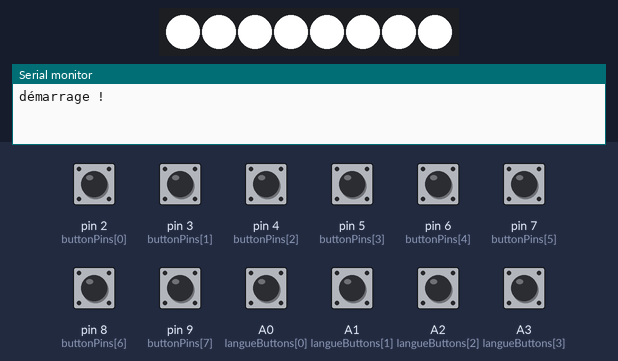
Simulated run of this sketch. Board: Arduino Uno, built with avr-gcc and run on an emulated ATmega328P. Shown: 8 RGB LEDs in strip order, left to right, the last lines printed to the serial monitor. Inputs (shaded band) come from the test bench; at power-on: A0 (langueButtons[0]), A1 (langueButtons[1]), A2 (langueButtons[2]), A3 (langueButtons[3]), pin 2 (buttonPins[0]), pin 3 (buttonPins[1]), pin 4 (buttonPins[2]), pin 5 (buttonPins[3]), pin 6 (buttonPins[4]), pin 7 (buttonPins[5]), pin 8 (buttonPins[6]), pin 9 (buttonPins[7]) HIGH.

Above: at 2.2 s.
2.3 s: pin 4 (buttonPins[2]) pulled LOW for 0.15 s
At 2.36 s:
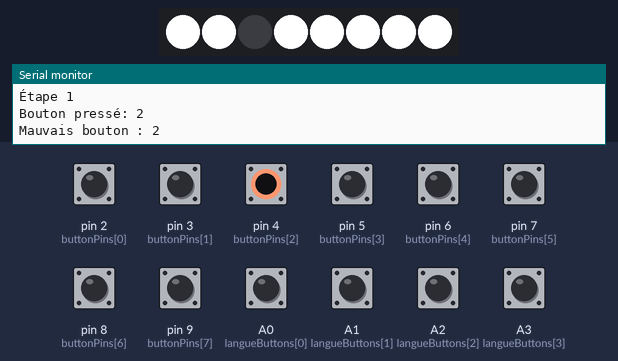
3.0 s: pin 5 (buttonPins[3]) pulled LOW for 1 s
At 3.11 s:
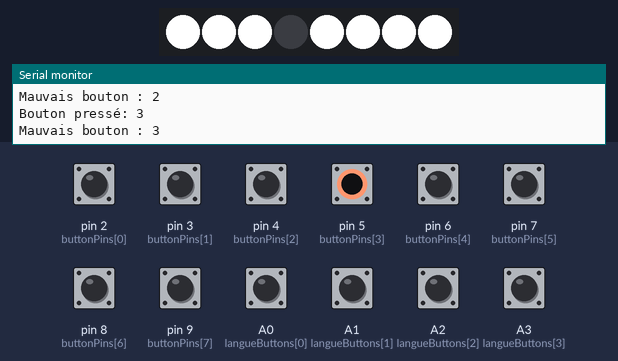
4.6 s: pin 2 (buttonPins[0]) pulled LOW for 0.15 s
At 5.7 s:
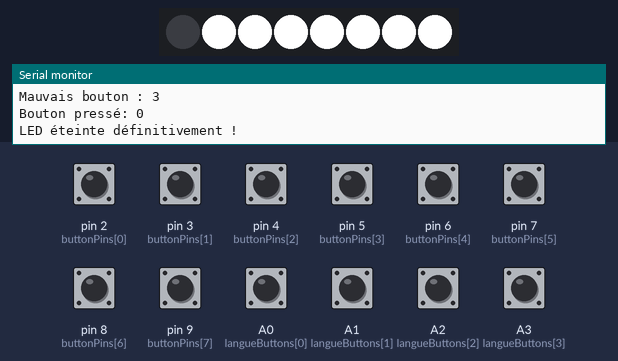
6.2 s: pin 3 (buttonPins[1]) pulled LOW for 0.15 s
At 6.9 s:
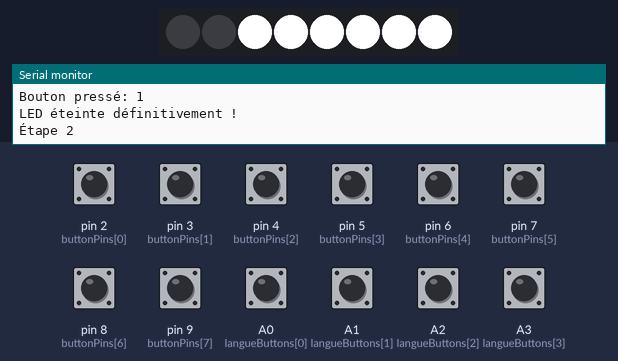
7.8 s: pin 6 (buttonPins[4]) pulled LOW for 0.15 s
At 7.86 s:
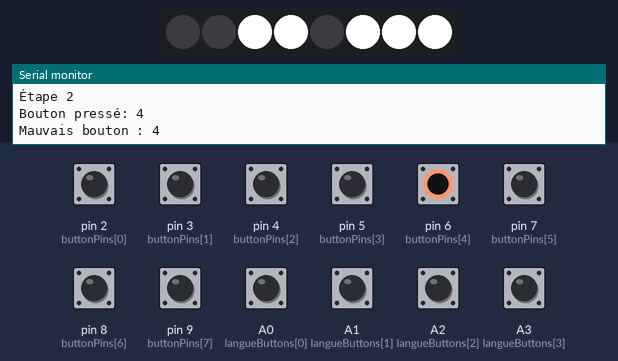
8.5 s: pin 7 (buttonPins[5]) pulled LOW for 0.15 s
At 8.61 s:
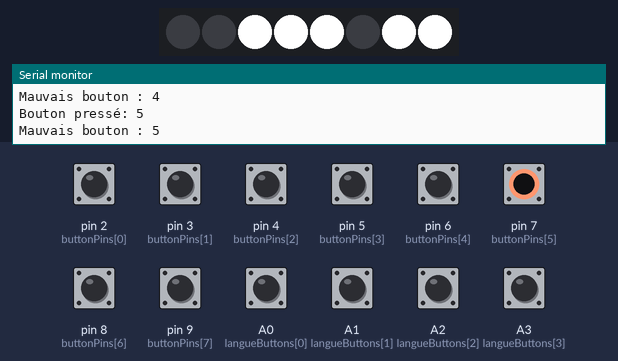
Timing chart, 0 to 40.6 s (numbered marks = the images above; inputs shaded):
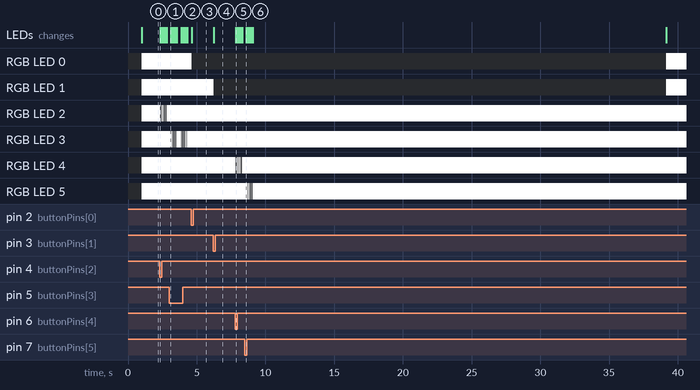

Measured:
- after the input at 2.3 s, RGB LED 2: alternates RGB(255, 255, 255) for 0.05 s and off for 0.05 s, starting after 0.05 s; the LEDs: change after 0.05 s (image 1)
- after the input at 3.0 s, RGB LED 3: goes 4 × (off 0.05 s, RGB(255, 255, 255) 0.05 s), off 0.05 s, RGB(255, 255, 255) 0.30 s, 4 × (off 0.05 s, RGB(255, 255, 255) 0.05 s), off 0.05 s, then RGB(255, 255, 255), starting after 0.11 s; the LEDs: change after 0.11 s (image 2)
- after the input at 4.6 s, RGB LED 0: RGB(255, 255, 255) → off after 0.05 s; the LEDs: change after 0.05 s (image 3)
- after the input at 6.2 s, RGB LED 1: RGB(255, 255, 255) → off after 0.05 s; the LEDs: change after 0.05 s (image 4)
- after the input at 7.8 s, RGB LED 4: alternates RGB(255, 255, 255) for 0.05 s and off for 0.05 s, starting after 0.05 s; the LEDs: change after 0.05 s (image 5)
- after the input at 8.5 s, the LEDs: change after 0.11 s (image 6)

The sketch:

ARDUINO_QUIZZ_V5.ino
```cpp
#include <FastLED.h>
#include <SoftwareSerial.h>

SoftwareSerial mySerial(11, 12); // RX, TX

#define NUM_BUTTONS 8  // Nombre de boutons et LEDs
#define LED_PIN 10 // Pin data pour les neopixels
#define NUM_LANGUE_BUTTONS 4  // Nombre de boutons de langues

CRGB leds[NUM_BUTTONS];
const int buttonPins[NUM_BUTTONS] = {2, 3, 4, 5, 6, 7, 8, 9};  // Broches des boutons
const int langueButtons[NUM_LANGUE_BUTTONS] = {A0, A1, A2, A3};  // Boutons pour changer la langue NL-FR-DE-EN

bool ledState[NUM_BUTTONS];      // true = allumée, false = éteinte
bool disabledButtons[NUM_BUTTONS] = {false};  // Empêcher les boutons désactivés d'agir
int currentStage = 0;            // Étape actuelle
int LANGUE = 1; // Nederlands
bool gameStarted = false;

// Définition des boutons corrects pour chaque étape
const byte stages[4][NUM_BUTTONS] = {
    {1, 1, 0, 0, 0, 0, 0, 0},  // Étape 1 :  Les boutons à éteindre à la première étape
    {0, 0, 1, 1, 0, 0, 0, 0},  // Étape 2 :  Les boutons à éteindre à la seconde étape
    {0, 0, 0, 0, 1, 1, 0, 0},  // Étape 3 :  Les boutons à éteindre à la troisième étape
    {0, 0, 0, 0, 0, 0, 1, 1}   // Étape 4 :  Les boutons qui resteront allumés à la fin
};

// Timeout
unsigned long lastActionTime = 0;
const unsigned long TIMEOUT = 30000;  // 30 000 ms = 30 secondes

void setup() {
    Serial.begin(115200);
    mySerial.begin(9600);   // Port série vers ESP32
    FastLED.addLeds<WS2812, LED_PIN, GRB>(leds, NUM_BUTTONS);
    delay (1000); // delais pour donner de l'avance au démarrage à l'ESP32


    for (int i = 0; i < NUM_BUTTONS; i++) {
        pinMode(buttonPins[i], INPUT_PULLUP);  // Activer résistance interne pull-up
        leds[i] = CRGB::White;  // Allume toutes les LEDs au départ
        ledState[i] = true;
        disabledButtons[i] = false;  // Aucun bouton désactivé au début
    }


    for (int i = 0; i < NUM_LANGUE_BUTTONS; i++) {
        pinMode(langueButtons[i], INPUT_PULLUP);
    }

    FastLED.show();
    Serial.println("démarrage !");

    switch (LANGUE) {
    case 0:
      mySerial.println("Elimine les carres verts en appuyant dessus"); //FR
      break;
    case 1:
      mySerial.println("Verwijder de groene vierkanten door erop te drukken."); //NL
      break;
    case 2:
      mySerial.println("Eliminate the green squares by pressing on them.");//EN
      break;
    case 3:
      mySerial.println("Hallo! Dies ist eine Nachricht auf Deutsch."); //DE
      break;
    default:
      Serial.println("Erreur de la variable LANGUE !");
      break;
  }
    lastActionTime = millis();  // Initialiser le timer
}

void loop() {

    checkLangueButtons();  // Vérifier les boutons de langue
    checkTimeout();  // Vérifier si on doit reset après inactivité

    if (!gameStarted) {
        checkFirstPress();
        return;
    }

    bool stageCompleted = true;

    for (int i = 0; i < NUM_BUTTONS; i++) {
        if (digitalRead(buttonPins[i]) == LOW) {  // Bouton pressé
            delay(50);  // Anti-rebond

            if (!disabledButtons[i]) {  // Vérifie si le bouton est encore actif
                Serial.print("Bouton pressé: "); Serial.println(i);

                if (stages[currentStage][i] == 1 && ledState[i]) {
                    leds[i] = CRGB::Black;  // Éteindre la LED
                    ledState[i] = false;
                    disabledButtons[i] = true;  // Désactiver le bouton
                    Serial.println("LED éteinte définitivement !");
                } else if (stages[currentStage][i] == 0) {
                    flashLed(i);
                }
                FastLED.show();
                lastActionTime = millis();  // Mettre à jour le timer
                delay(200);
            }
        }

        // Vérifier si tous les bons boutons sont éteints
        if (stages[currentStage][i] == 1 && ledState[i]) {
            stageCompleted = false;
        }
    }

    if (stageCompleted) {
        nextStage();
    }
}

// Vérifie si un bouton de langue est pressé et met à jour LANGUE
void checkLangueButtons() {
    for (int i = 0; i < NUM_LANGUE_BUTTONS; i++) {
        if (digitalRead(langueButtons[i]) == LOW) {
            delay(50);
            LANGUE = i;
            Serial.print("Langue sélectionnée : ");
            switch (LANGUE) {
            case 0:
              Serial.println("Français"); //FR
              break;
            case 1:
              Serial.println("Nederlands"); //NL
              break;
            case 2:
              Serial.println("English");//EN
              break;
            case 3:
              Serial.println("Deutsh"); //DE
              break;
            default:
              Serial.println("Erreur de la variable LANGUE !");
              break;
  }
            lastActionTime = millis();  // Mettre à jour le timer
            delay(500);
            resetGame(); //relance le jeu lors du changement de langue
        }
    }
}

// Vérifie si un bouton est pressé pour démarrer le jeu
void checkFirstPress() {
    for (int i = 0; i < NUM_BUTTONS; i++) {
        if (digitalRead(buttonPins[i]) == LOW) {
            Serial.println("Jeu commencé !");
            gameStarted = true;
            Serial.println("Étape 1");
            lastActionTime = millis();  // Mettre à jour le timer
            return;
        }
    }
}

// Vérifie si on dépasse le timeout et réinitialise le jeu
void checkTimeout() {
    if (millis() - lastActionTime > TIMEOUT) {
        Serial.println("TIMEOUT...");
        resetGame();
    }
}

// Fait clignoter une LED rapidement (uniquement si elle est encore active)
void flashLed(int index) {
    Serial.print("Mauvais bouton : "); Serial.println(index);
    if (!disabledButtons[index]) {  // Ne pas clignoter si la Led est déjà éteinte
        for (int j = 0; j < 5; j++) {
            leds[index] = CRGB::Black;
            FastLED.show();
            delay(50);
            leds[index] = CRGB::White;
            FastLED.show();
            delay(50);
        }
    }
}

// Passe à l'étape suivante
void nextStage() {
    currentStage++;
    if (currentStage >= 3) {
        Serial.println("Jeu terminé !");
        switch (LANGUE) {
            case 0:
              mySerial.println("Il reste uniquement les triangles jaunes !"); //FR
              break;
            case 1:
              mySerial.println("Alleen de gele driehoeken blijven over!"); //NL
              break;
            case 2:
              mySerial.println("Only the yellow triangles remain!");//EN
              break;
            case 3:
              mySerial.println("Nur die gelben Dreiecke sind übrig!"); //DE
              break;
            default:
              Serial.println("Erreur étape de fin");
              break;
  }
      for (int i = 0; i < NUM_BUTTONS; i++) {
        disabledButtons[i] = true; //désactive les boutons pour ne pas éteindre les leds de la dernière étape
    }
        //resetGame(); // Pas utile le jeu reviens à zéro avec le timeout !
    } else {
        Serial.print("Étape "); Serial.println(currentStage + 1);

        if (currentStage == 0) {
              switch (LANGUE) {
              case 0:
                mySerial.println("Elimine les carres verts en appuyant dessus"); //FR
                break;
              case 1:
                mySerial.println("Verwijder de groene vierkanten door erop te drukken."); //NL
                break;
              case 2:
                mySerial.println("Eliminate the green squares by pressing on them.");//EN
                break;
              case 3:
                mySerial.println("Hallo! Dies ist eine Nachricht auf Deutsch."); //DE
                break;
              default:
                Serial.println("Erreur étape 0");
                break;
            }
          }

           if (currentStage == 1) {
              switch (LANGUE) {
              case 0:
                mySerial.println("Elimine les rectangles jaunes en appuyant dessus"); //FR
                break;
              case 1:
                mySerial.println("Verwijder de gele rechthoeken door erop te drukken."); //NL
                break;
              case 2:
                mySerial.println("Eliminate the yellow rectangles by pressing on them.");//EN
                break;
              case 3:
                mySerial.println("Entferne die gelben Rechtecke, indem du darauf drückst."); //DE
                break;
              default:
                Serial.println("Erreur étape 1");
                break;
            }
          }

           if (currentStage == 2) {
              switch (LANGUE) {
              case 0:
                mySerial.println("Elimine les carres rouges en appuyant dessus"); //FR
                break;
              case 1:
                mySerial.println("Verwijder de rode vierkanten door erop te drukken."); //NL
                break;
              case 2:
                mySerial.println("Eliminate the red squares by pressing on them.");//EN
                break;
              case 3:
                mySerial.println("Entferne die roten Quadrate, indem du darauf drückst."); //DE
                break;
              default:
                Serial.println("Erreur étape 2");
                break;
            }
          }
    }
    FastLED.show();
}


// Réinitialise le jeu après un timeout ou la fin du cycle
void resetGame() {
    currentStage = 0;
    gameStarted = false;
    Serial.println("Retour au début. Appuie sur un bouton pour commencer.");

      switch (LANGUE) {
      case 0:
        mySerial.println("Elimine les carres verts en appuyant dessus"); //FR
        break;
      case 1:
        mySerial.println("Verwijder de groene vierkanten door erop te drukken."); //NL
        break;
      case 2:
        mySerial.println("Eliminate the green squares by pressing on them.");//EN
        break;
      case 3:
        mySerial.println("Entferne die grünen Quadrate, indem du darauf drückst."); //DE
        break;
      default:
        Serial.println("Erreur de la variable LANGUE !");
        break;
    }

    for (int i = 0; i < NUM_BUTTONS; i++) {
        leds[i] = CRGB::White;
        ledState[i] = true;
        disabledButtons[i] = false;
    }

    FastLED.show();
    lastActionTime = millis();  // Remettre à zéro le timer
}
```
